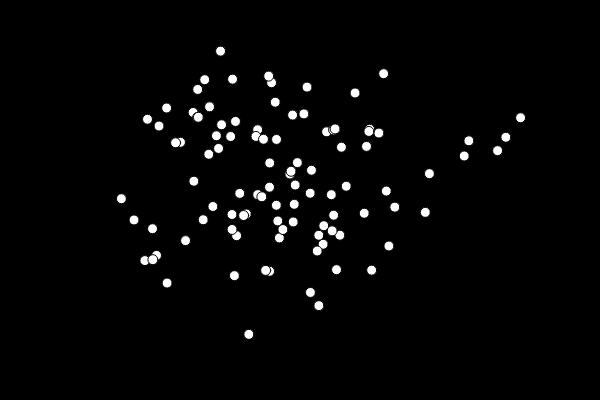
Frame 1 (no input)
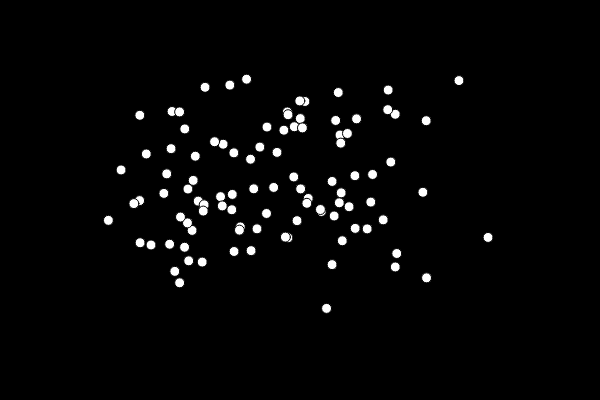
Frame 60 (no input)
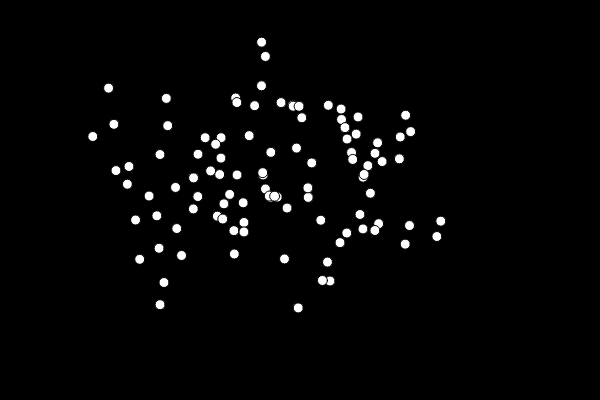
Frame 120 (the mouse pressed at the canvas centre since frame 60)

The p5.js sketch that drew these frames (run headless with seeded random() and noise() and a simulated clock; from frame 60 on, the mouse is pressed at the canvas centre):

// p5.js sketch
// ── sketch.js
let particles = [];

function setup() {
  createCanvas(600, 400);
  
  // Crear partículas
  for (let i = 0; i < 100; i++) {
    particles.push(new Particle());
  }
}

function draw() {
  background(0); // Fondo negro

  // Actualizar y mostrar partículas
  for (let i = 0; i < particles.length; i++) {
    particles[i].update();
    particles[i].display();
  }
}

class Particle {
  constructor() {
    // Posición inicial aleatoria
    this.x = random(width);
    this.y = random(height);
    
    // Inicializar variables de ruido
    this.noiseX = random(0, 1000);
    this.noiseY = random(0, 1000);
  }

  update() {
    // Actualizar posición usando ruido
    this.x = map(noise(this.noiseX), 0, 1, 0, width);
    this.y = map(noise(this.noiseY), 0, 1, 0, height);

    // Ajustar el ruido para el siguiente fotograma
    this.noiseX += 0.01;
    this.noiseY += 0.01;
  }

  display() {
    // Dibujar la partícula
    fill(255); // Partículas blancas
    ellipse(this.x, this.y, 10, 10);
  }
}
